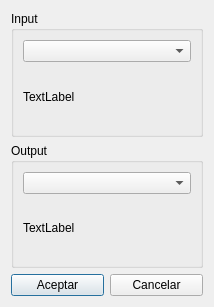
<?xml version="1.0" encoding="UTF-8"?>
<ui version="4.0">
 <class>Dialog</class>
 <widget class="QDialog" name="Dialog">
  <property name="geometry">
   <rect>
    <x>0</x>
    <y>0</y>
    <width>214</width>
    <height>307</height>
   </rect>
  </property>
  <property name="windowTitle">
   <string>Sound Devices</string>
  </property>
  <layout class="QGridLayout" name="gridLayout">
   <item row="2" column="0">
    <widget class="QPushButton" name="btonaceptar">
     <property name="toolTip">
      <string extracomment="Acepta los cambios realizados"/>
     </property>
     <property name="text">
      <string>Aceptar</string>
     </property>
     <property name="checkable">
      <bool>false</bool>
     </property>
     <property name="default">
      <bool>false</bool>
     </property>
     <property name="flat">
      <bool>false</bool>
     </property>
    </widget>
   </item>
   <item row="2" column="1">
    <widget class="QPushButton" name="btoncancelar">
     <property name="toolTip">
      <string extracomment="Cancelar la operacion"/>
     </property>
     <property name="text">
      <string>Cancelar</string>
     </property>
     <property name="default">
      <bool>false</bool>
     </property>
    </widget>
   </item>
   <item row="0" column="0" colspan="2">
    <widget class="QGroupBox" name="grpBoxInput">
     <property name="title">
      <string>Input</string>
     </property>
     <layout class="QVBoxLayout" name="verticalLayout">
      <item>
       <widget class="QComboBox" name="inputDevice_cbox"/>
      </item>
      <item>
       <widget class="QLabel" name="inputDevice_lbl">
        <property name="text">
         <string>TextLabel</string>
        </property>
       </widget>
      </item>
     </layout>
    </widget>
   </item>
   <item row="1" column="0" colspan="2">
    <widget class="QGroupBox" name="grpBoxOutput">
     <property name="title">
      <string>Output</string>
     </property>
     <layout class="QVBoxLayout" name="verticalLayout_2">
      <item>
       <widget class="QComboBox" name="outputDevice_cbox"/>
      </item>
      <item>
       <widget class="QLabel" name="outputDevice_lbl">
        <property name="text">
         <string>TextLabel</string>
        </property>
       </widget>
      </item>
     </layout>
    </widget>
   </item>
  </layout>
 </widget>
 <resources/>
 <connections>
  <connection>
   <sender>btonaceptar</sender>
   <signal>clicked()</signal>
   <receiver>Dialog</receiver>
   <slot>accept()</slot>
   <hints>
    <hint type="sourcelabel">
     <x>56</x>
     <y>286</y>
    </hint>
    <hint type="destinationlabel">
     <x>106</x>
     <y>153</y>
    </hint>
   </hints>
  </connection>
  <connection>
   <sender>btoncancelar</sender>
   <signal>clicked()</signal>
   <receiver>Dialog</receiver>
   <slot>accept()</slot>
   <hints>
    <hint type="sourcelabel">
     <x>157</x>
     <y>286</y>
    </hint>
    <hint type="destinationlabel">
     <x>106</x>
     <y>153</y>
    </hint>
   </hints>
  </connection>
 </connections>
</ui>
